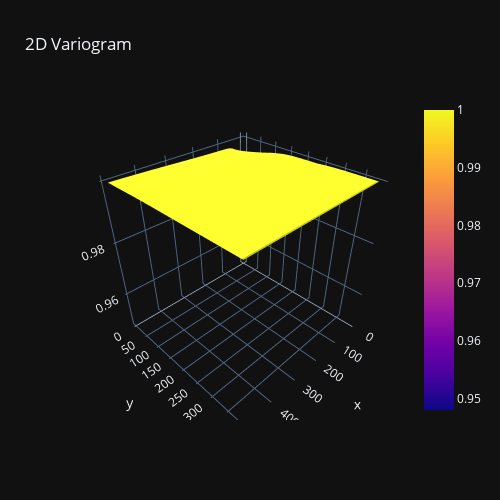

Write notebook code for a chart like this one.
### Code cell
import plotly.graph_objects as go
from ocean_navigation_simulator.generative_error_model.variogram.VariogramFitting import gaussian_2d
import numpy as np
import itertools

params = fitted_v.popt
space = np.array(np.arange(0, 500, 10))
time = np.array(np.arange(0, 400, 10))
axes = np.array(list(itertools.product(space, repeat=2)))
print(axes.shape)
# space = axes[:, 0]
# time = axes[:, 1]

query = axes
output = np.zeros(query.shape[0])
for component_model in range(params.shape[0]):
    output += gaussian_2d(query, *params[component_model])
output = output.reshape((space.shape[0], -1))

fig = go.Figure(data=[go.Surface(z=output, x=space, y=time)])
fig.update_layout(title="2D Variogram",
                  autosize=True,
                  width=500,
                  height=500)
fig.show()

### Figure 1 — Plotly figure (JSON) as saved in the notebook; plotly's stock layout.template omitted (floating-point values rounded to 4 significant figures; data arrays with more than 128 entries replaced by an {"elided": "..."} marker saying what was removed)
{"data": [{"type": "surface", "x": [0, 10, 20, 30, 40, 50, 60, 70, 80, 90, 100, 110, 120, 130, 140, 150, 160, 170, 180, 190, 200, 210, 220, 230, 240, 250, 260, 270, 280, 290, 300, 310, 320, 330, 340, 350, 360, 370, 380, 390, 400, 410, 420, 430, 440, 450, 460, 470, 480, 490], "y": [0, 10, 20, 30, 40, 50, 60, 70, 80, 90, 100, 110, 120, 130, 140, 150, 160, 170, 180, 190, 200, 210, 220, 230, 240, 250, 260, 270, 280, 290, 300, 310, 320, 330, 340, 350, 360, 370, 380, 390], "z": {"elided": "50x50 float values"}}], "layout": {"autosize": true, "height": 500, "title": {"text": "2D Variogram"}, "width": 500}}
